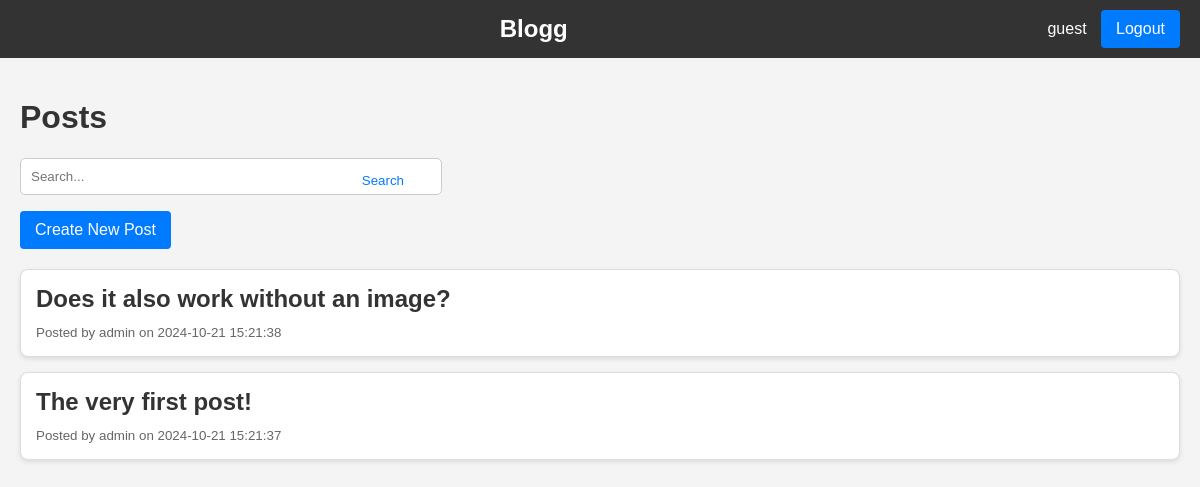
/ (signed in), run on the app's committed database.
### tables this page shows
CREATE TABLE posts (
    id INTEGER PRIMARY KEY AUTOINCREMENT,
    title TEXT NOT NULL,
    content TEXT NOT NULL,
    image TEXT,
    created TIMESTAMP NOT NULL DEFAULT CURRENT_TIMESTAMP,
    user_id INTEGER,
    FOREIGN KEY(user_id) REFERENCES users(id)
);

CREATE TABLE users (
    id INTEGER PRIMARY KEY AUTOINCREMENT,
    username TEXT NOT NULL,
    password TEXT NOT NULL,
    is_admin BOOLEAN NOT NULL DEFAULT 0,
    created TIMESTAMP NOT NULL DEFAULT CURRENT_TIMESTAMP
);

### app/app.py (the view)
@app.route('/')
def index():
    posts = get_all_posts()
    return render_template('index.html', posts=posts)

### app/app.py (called while the page is built)
def get_db_connection():
    conn = sqlite3.connect(DATABASE)
    conn.row_factory = sqlite3.Row
    return conn

def get_all_posts():
    conn = get_db_connection()
    posts = conn.execute('''
        SELECT posts.id, posts.title, posts.content, posts.created, users.username
        FROM posts
        JOIN users ON posts.user_id = users.id
        ORDER BY posts.created DESC
    ''').fetchall()
    conn.close()
    return posts

### app/templates/index.html (shortened to what this page needs)
<!DOCTYPE html>
<html lang="en">
<head>
    <link rel="stylesheet" href="{{ url_for('static', filename='styles.css') }}">
</head>
<body>
    <div id="header-bar">
        <nav>
            <div id="logo">
                <a href="{{ url_for('index') }}">Blogg</a>
            </div>
            <div id="login-button-container">
                {% if 'username' in session %}
                    <span class="username-display">{{ session['username'] }}</span>
                    <a href="{{ url_for('logout') }}" class="btn">Logout</a>
                {% else %}
                    <a href="{{ url_for('login') }}" class="btn">Login</a>
                {% endif %}
            </div>
        </nav>
    </div>
    <div id="posts-section">
        <h1>Posts</h1>
        <div class="search-container">
            <form action="{{ url_for('search') }}" method="get" class="search-container">
                <input type="text" name="search_term" class="search-input" placeholder="Search...">
                <button type="submit" class="search-btn">Search</button>
            </form>
        </div>
        <div id="create-post-button">
            <a href="{{ url_for('create') }}" class="btn">Create New Post</a>
        </div>
        <div class="posts-container">
            {% for post in posts %}
                <div class="post-card">
                    <a href="{{ url_for('post', post_id=post['id']) }}">
                        <h2>{{ post['title'] }}</h2>
                        <small>Posted by {{ post['username'] }} on {{ post['created'] }}</small>
                    </a>
                </div>
            {% endfor %}
        </div>
    </div>
</body>
</html>

### app/static/styles.css (style rules this page uses)
body { font-family: 'Arial', sans-serif; margin: 0; padding: 0; background-color: #f4f4f4; color: #333; }
a { text-decoration: none; color: #007bff; }
#header-bar nav { display: flex; justify-content: space-between; align-items: center; background-color: #333; color: #fff; padding: 10px 20px; text-align: center; }
#header-bar #logo { font-size: 24px; font-weight: bold; flex: 1; }
#header-bar #logo a { color: #fff; text-decoration: none; }
#header-bar #login-button-container { margin-left: auto; }
.username-display { margin-right: 10px; color: white; }
#posts-section { padding: 20px; }
.post-card { background-color: #fff; border: 1px solid #ddd; border-radius: 8px; padding: 15px; margin-bottom: 15px; box-shadow: 0 2px 5px rgba(0,0,0,0.1); transition: box-shadow 0.3s ease-in-out; }
.post-card h2 { margin: 0 0 10px 0; color: #333; }
.post-card small { color: #666; }
#posts-section #create-post-button { margin-bottom: 20px; text-align: left; }
.search-container { position: relative; width: 100%; max-width: 400px; padding-bottom: 8px; }
.search-input { width: 100%; padding: 10px; border: 1px solid #ccc; border-radius: 5px; }
.search-btn { position: absolute; right: 10px; top: 50%; transform: translateY(-50%); border: none; background: none; cursor: pointer; color: #007bff; }
.btn, .btn:link, .btn:visited, .btn:hover, .btn:active { display: inline-block; background-color: #007bff; color: white; padding: 10px 15px; text-align: center; border-radius: 4px; text-decoration: none; font-size: 16px; transition: background-color 0.3s ease; border: none; outline: none; }

### data on the page
posts: title "Does it also work without an image?", username "admin", created "2024-10-21 15:21:38"
posts: title "The very first post!", username "admin", created "2024-10-21 15:21:37"

### other printed values
{{ session['username'] }} "guest"
